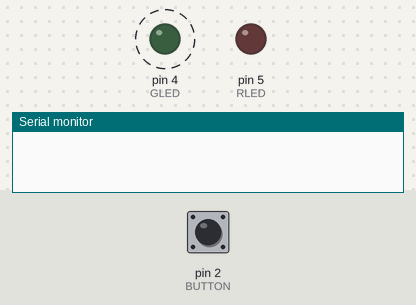
A sketch run on a simulated Arduino Uno, built with avr-gcc and run on an emulated ATmega328P. Shown: output pins drawn as LEDs (lit = HIGH), the last lines printed to the serial monitor. Dashed ring = blinking. The inputs (shaded band) are chosen by the test bench; at power-on: pin 2 (BUTTON) LOW.

Above: at 1.2 s.
1.3 s: pin 2 (BUTTON) pulled HIGH for 0.15 s
At 1.4 s:
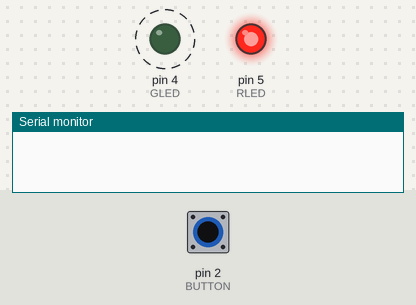
4.3 s: pin 2 (BUTTON) pulled HIGH for 1 s
At 6.8 s:
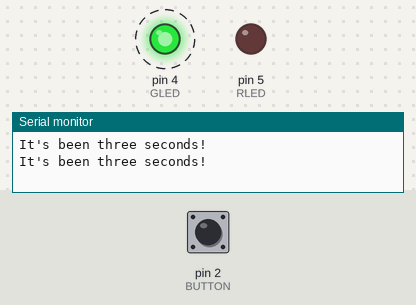
7.3 s: pin 2 (BUTTON) pulled HIGH for 3.2 s
At 8.8 s:
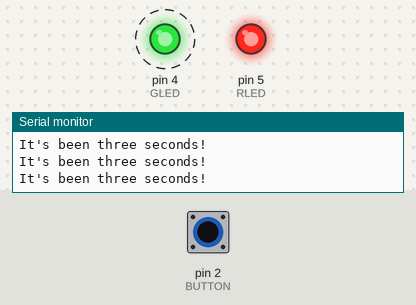
Timing chart, 0 to 18.0 s (numbered marks = the images above; inputs shaded):
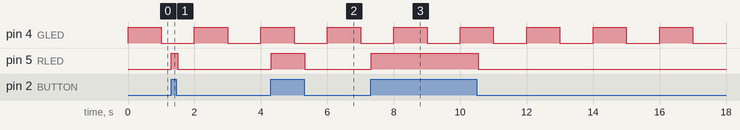

The sketch:

Lab3.ino
```cpp
//I/O pins
#define BUTTON 2
#define GLED 4
#define RLED 5

//Timer compare values
#define TIMER_COMPARE_1HZ 62500;
#define TIMER_COMPARE_250HZ 250;

//ISR counters at respective frequencies
static volatile uint32_t gCounter1 = 0;
static volatile uint32_t gCounter250 = 0;

//Flag for button press/main task
static volatile int buttonPressedFlag = 0;
static volatile int mainTaskFlag = 0;
void setup() {
  //I/O setup
  Serial.begin(9600);
  pinMode(GLED, OUTPUT);
  pinMode(RLED, OUTPUT);
  pinMode(BUTTON, INPUT);

  noInterrupts();
  // TIMERS

  // Set up Timer 0 (8 bit) to rollover at 250 Hz (scaled to 10 Hz in an interrupt later)
  TCCR0A = 0;
  TCCR0B = 0;

  OCR0A = TIMER_COMPARE_250HZ //Sets timer to rollover at 250 --> Rollover frequency 250 Hz
  TCCR0B |= (1 << CS02); //Prescales the clock by 256 (62500 Hz)
  TCCR0A |= (1 << WGM01); //sets timer to CTC (Resets after reaching OCR0A)

  // Set up Timer 1 (16 bit) to rollover at 1 Hz
  TCCR1A = 0;
  TCCR1B = 0;

  OCR1A = TIMER_COMPARE_1HZ; //Sets timer to rollover at 62500 --> Rollover frequency 1 Hz
  TCCR1B |= (1 << WGM12); //sets timer to CTC (Resets after reaching OCR1A)
  TCCR1B |= (1 << CS12); //Prescales the clock by 256 (62500 Hz)

  //INTERRUPTS

  TIMSK0 |= (1 << OCIE0A); //Enables interrupt when Timer 0 == OCR0A
  TIMSK1 |= (1 << OCIE1A); //Enables interrupt when Timer 1 == OCR1A
  interrupts();
}

void loop() {
  //Turns on the red LED whenever the button is flagged, otherwise turns the LED off if it's on
  if(buttonPressedFlag) {
    digitalWrite(RLED, HIGH);
  } else if(digitalRead(RLED)) {
    digitalWrite(RLED, LOW);
  } else;

  //Main Task-- Prints "It's been three seconds!" Every three seconds
  if(mainTaskFlag) {
    Serial.println("It's been three seconds!");
    mainTaskFlag = 0;
  }
}

//Runs Task 2-- Sets flag every 100 ms if button is pressed
ISR(TIMER0_COMPA_vect) {
  gCounter250++;
  // mod changes frequency from 250 Hz to 10 Hz
  if(gCounter250 % 25 == 0) {
    //Every 100ms (10 Hz) checks if button is pressed and changes red LED accordingly
    if(digitalRead(BUTTON)) {
      buttonPressedFlag = 1;
    } else {
      buttonPressedFlag = 0;
    }
  }
}

//Runs Task 1-- Blinks green LED at 1 Hz (doesn't use a flag so that loop() isn't constantly setting the pin)
ISR(TIMER1_COMPA_vect) {
  gCounter1++;
  //On 1s, Off 1s, On 1s, ...
  if(gCounter1 % 2 == 1) {
    digitalWrite(GLED, HIGH);
  } else {
    digitalWrite(GLED, LOW);
  }
  if(gCounter1 % 3 == 0) {
    mainTaskFlag = 1;
  }
}
```

Measured:
- after the input at 1.3 s, pin 5 (RLED): LOW → HIGH at once, → LOW 0.20 s later
- after the input at 4.3 s, pin 5 (RLED): LOW → HIGH at once, → LOW 1.0 s later
- after the input at 7.3 s, pin 5 (RLED): LOW → HIGH at once, → LOW 3.2 s later
- by itself, pin 4 (GLED): alternates HIGH for 1.0 s and LOW for 1.0 s
